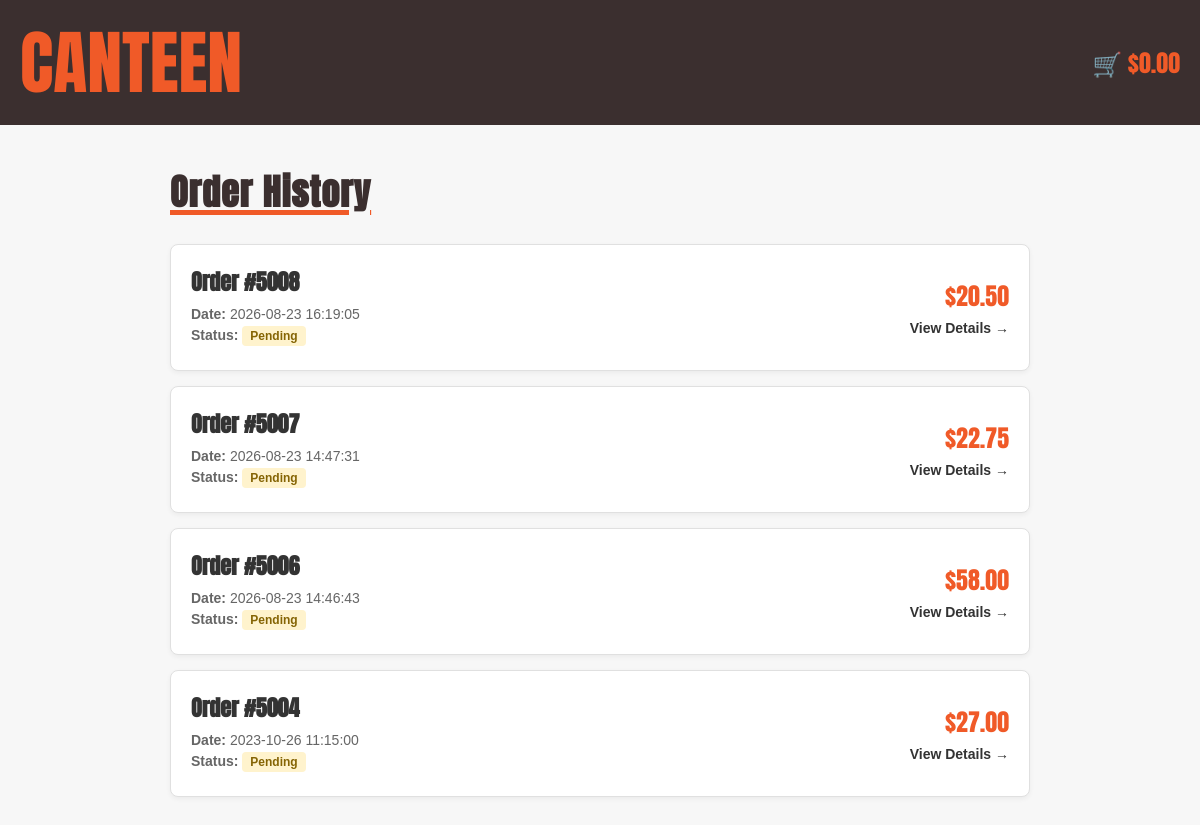
The page /order_history (signed in) on the database as committed earlier.
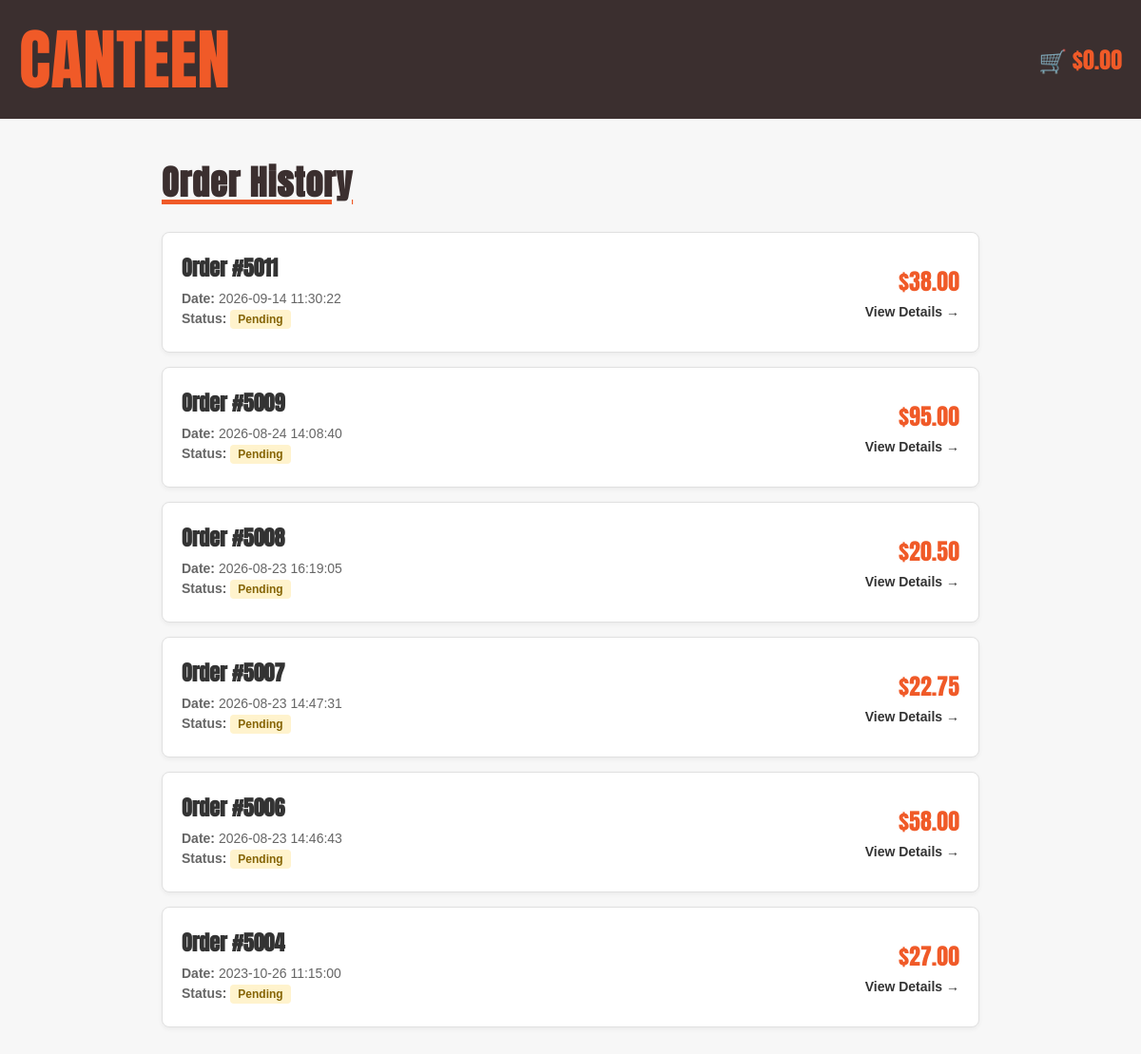
The same page on the database as committed later.
### tables this page shows
CREATE TABLE "Order" (order_ID INTEGER PRIMARY KEY NOT NULL UNIQUE, student_ID INTEGER (5) REFERENCES User (ID), order_date TEXT, total_price NUMERIC (10, 2), status INTEGER);

### app.py (the view)
@app.route('/order_history')
def order_history():
    if 'user_id' not in session:
        return redirect('/login')
    user_id = session['user_id']
    db = get_db()
    db.row_factory = sqlite3.Row
    cursor = db.cursor()
    cursor.execute(
        """
        SELECT order_ID, order_date, total_price, status
        FROM "Order"
        WHERE student_ID = ?
        ORDER BY order_date DESC
        """,
        (user_id,)
    )
    orders = cursor.fetchall()
    cursor.close()
    return render_template(
        'order_history.html',
        orders=orders,
        total=get_trolley_total()
    )

### app.py (called while the page is built)
def get_db():
    db = getattr(g, '_database', None)
    if db is None:
        db = g._database = sqlite3.connect(DATABASE)
    return db

@app.teardown_appcontext
def close_connection(_exception):
    db = getattr(g, '_database', None)
    if db is not None:
        db.close()

def get_trolley_total():
    if 'user_id' not in session:
        return 0.0
    user_id = session['user_id']
    db = get_db()
    db.row_factory = sqlite3.Row
    cursor = db.cursor()
    cursor.execute(
        """
        SELECT Menu.price, Trolley.quantity
        FROM Trolley
        JOIN Menu ON Trolley.item_ID = Menu.item_ID
        WHERE Trolley.user_ID = ?
        """,
        (user_id,)
    )
    trolley_items = cursor.fetchall()
    cursor.close()
    return sum(item_data['price'] * item_data['quantity'] for item_data in trolley_items)

### templates/order_history.html (shortened to what this page needs)
<!DOCTYPE html>
<html lang="en">
<head>
  <link rel="stylesheet" href="{{ url_for('static', filename='style.css') }}">
  <link rel="stylesheet" href="{{ url_for('static', filename='order_history.css') }}">
</head>
<body>
  <header>
    <div class="top-bar">
      <div class="container top-bar-content">
        <div class="top-left"><a href="{{ url_for('home') }}">CANTEEN</a></div>
        <div class="cart">
          <a href="{{ url_for('trolley') }}" id="cart-total-link">🛒 ${{ "%.2f"|format(total) }}</a>
        </div>
      </div>
    </div>
  </header>
  <main class="history-container">
    <h1 class="history-title">Order History</h1>
    {% if orders %}
      <div class="order-history-list">
        {% for order in orders %}
          <a href="{{ url_for('order_detail', order_ID=order.order_ID) }}" class="order-history-card">
            <div class="order-card-info">
              <h3>Order #{{ order.order_ID }}</h3>
              <p><strong>Date:</strong> {{ order.order_date }}</p>
              <p>
                <strong>Status:</strong>
                {% if order.status == 1 %}
                  <span class="status-badge completed">Completed</span>
                {% else %}
                  <span class="status-badge pending">Pending</span>
                {% endif %}
              </p>
            </div>
            <div class="order-card-total">
              <p class="total-amount">${{ "%.2f"|format(order.total_price) }}</p>
              <span class="view-link">View Details &rarr;</span>
            </div>
          </a>
        {% endfor %}
      </div>
    {% else %}
      <p>You haven't placed any orders yet.</p>
      <a href="{{ url_for('home') }}" class="add-btn">Browse Menu</a>
    {% endif %}
  </main>
</body>
</html>

### static/style.css (style rules this page uses)
* { margin: 0; padding: 0; box-sizing: border-box; }
body { margin: 0; padding: 0; overflow-x: hidden; background-color: #f7f7f7; font-family: "Anton", sans-serif; text-transform: uppercase; }
.container { width: 100%; max-width: 1400px; margin-left: auto; margin-right: auto; padding-left: 20px; padding-right: 20px; }
.top-bar { background: #3b2f2f; width: 100%; padding: 10px 0; }
.top-bar-content { display: flex; justify-content: space-between; align-items: center; }
.top-left, .top-right { flex: 1; }
.top-left a { color: #f05a28; font-size: 70px; text-decoration: none; display: flex; }
.cart a { margin-left: auto; padding: 12px 0px 12px 20px; }
h1 { font-weight: 700; font-style: normal; text-align: left; margin: 25px 0 20px 0; color: #3b2f2f; }

### static/order_history.css (style rules this page uses)
body { text-transform: none; }
.cart a { margin-left: auto; padding: 12px 0px 12px 20px; text-decoration: none; color: #f05a28; font-weight: 400; display: inline-block; font-size: 24px; }
.history-container { max-width: 900px; margin: 40px auto; padding: 0 20px; font-family: Arial, sans-serif; }
.history-title { font-family: 'Anton', sans-serif; font-size: 36px; color: #3b2f2f; margin-bottom: 25px; letter-spacing: 1px; text-decoration: underline; text-decoration-color: #f05a28; text-decoration-thickness: 5px; }
.order-history-list { display: flex; flex-direction: column; gap: 15px; }
.order-history-card { display: flex; justify-content: space-between; align-items: center; background-color: #ffffff; border: 1px solid #e0e0e0; border-radius: 8px; padding: 20px; text-decoration: none; color: #333333; box-shadow: 0 2px 5px rgba(0,0,0,0.05); transition: transform 0.2s ease, border-color 0.2s ease; }
.order-card-info h3 { font-family: 'Anton', sans-serif; font-size: 22px; color: #333333; margin: 0 0 8px 0; text-decoration: none; }
.order-card-info p { margin: 4px 0; font-size: 14px; color: #666666; }
.status-badge { display: inline-block; padding: 3px 8px; border-radius: 4px; font-size: 12px; font-weight: bold; }
.status-badge.pending { background-color: #fff3cd; color: #856404; }
.order-card-total { text-align: right; }
.total-amount { font-family: 'Anton', sans-serif; font-size: 24px; color: #f05a28; margin: 0 0 5px 0; }
.view-link { font-size: 14px; font-weight: bold; color: #333333; }

Rows that differ between the two databases and show on the page:
added Order: order_ID "5011", order_date "2026-09-14 11:30:22", status "Pending", total_price "38.00"
added Order: order_ID "5009", order_date "2026-08-24 14:08:40", status "Pending", total_price "95.00"
